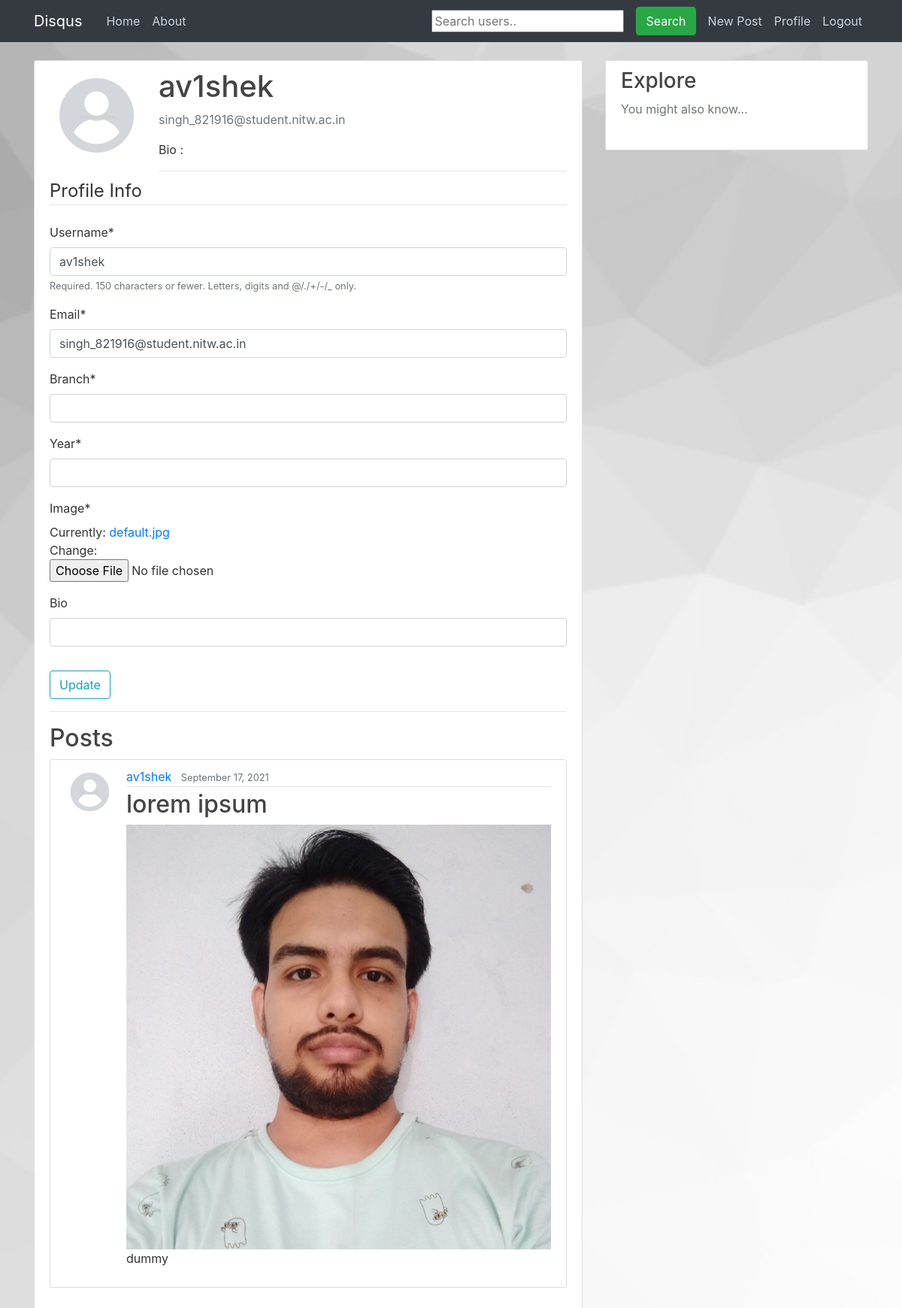
The page /profile/av1shek (signed in) on the database its author committed.
### accounts/models.py (models this page shows, shortened)
class Profile(models.Model):
	user = models.OneToOneField(User, on_delete=models.CASCADE)
	image = models.ImageField(default='default.jpg', upload_to='profile_pics')
	bio = models.CharField(max_length=255, blank=True)
	qs_cnt = models.IntegerField(default=0)
	ans_cnt = models.IntegerField(default=0)

### feed/models.py (models this page shows, shortened)
class Post(models.Model):
	title = models.CharField(max_length=100)
	content = models.TextField()
	date_posted = models.DateTimeField(default=timezone.now)
	author = models.ForeignKey(User, on_delete=models.CASCADE)
	image = models.ImageField(upload_to='uploads', blank=True)
	upvote = models.ManyToManyField(User, related_name='upvote')
	downvote = models.ManyToManyField(User, related_name='downvote')
	anonymous = models.BooleanField(default = False)

### accounts/views.py (the view)
# urls.py: path('profile/<str:username>', views.profile, name='profile'),
@login_required
def profile(request, username):
	if(request.method == 'POST'):
		u_form = UserUpdateForm(request.POST, instance=request.user)
		p_form = ProfileUpdateForm(request.POST, request.FILES, instance=request.user.profile)
		if u_form.is_valid() and p_form.is_valid():
			u_form.save()
			p_form.save()
			messages.success(request, f'Your account has been updated!')
			return redirect('profile', request.user.username)
	else:
		u_form = UserUpdateForm(instance=request.user)
		p_form = ProfileUpdateForm(instance=request.user.profile)
	user = request.user
	profileuser = User.objects.get(username=username)
	p = profileuser.profile
	u = p.user
	user_posts = Post.objects.filter(author=profileuser).order_by('-date_posted')
	context = {
		'u' : u,
		'u_form': u_form,
		'p_form': p_form,
		'user_posts' : user_posts,
		'user' : user,
		'profileuser' : profileuser,
	}
	return render(request, 'accounts/profile.html', context)

### accounts/forms.py
class UserUpdateForm(forms.ModelForm):
	email = forms.EmailField()
	branch = forms.CharField()
	year = forms.IntegerField()
	class Meta:
		model = User
		fields = ['username', 'email', 'branch', 'year']

class ProfileUpdateForm(forms.ModelForm):
	class Meta:
		model = Profile
		fields = ['image', 'bio']

### accounts/templates/accounts/profile.html (shortened to what this page needs)
{% extends "feed/base.html" %}
{% load crispy_forms_tags %}
{% block content %}
    <div class="content-section">
	  <div class="media">
	    <img class="rounded-circle account-img" src="{{ profileuser.profile.image.url }}">
	    <div class="media-body">
	      <h2 class="account-heading">{{ profileuser.username }}</h2>
	      <p class="text-secondary">{{ profileuser.email }}</p>
        <p class="text-start">Bio : {{ profileuser.profile.bio }}</p>
          <hr class="my-2" />
	    </div>
	  </div>
        {% ifequal user profileuser %}
	    <form method="POST" enctype="multipart/form-data">
            <fieldset class="form-group">
                <legend class="border-bottom mb-4">Profile Info</legend>
                {{ u_form|crispy }}
                {{ p_form|crispy }}
            </fieldset>
            <div class="form-group">
                <button class="btn btn-outline-info" type="submit">Update</button>
            </div>
        </form>
        {% endifequal %}
        <hr>
        <h2 align="justify">Posts</h2>
        {% if user_posts %}
            {% for post in user_posts %}
            <article class="media content-section">
              <img class="rounded-circle article-img" src="{{ post.author.profile.image.url }}">
              <div class="media-body">
                <div class="article-metadata">
                  <a class="mr-2" href="{% url 'profile' post.author.id %}">{{ post.author }}</a>
                  <small class="text-muted">{{ post.date_posted|date:"F d, Y" }}</small>
                </div>
                <h2><a class="article-title" href="{% url 'post-detail' post.id %}">{{ post.title }}</a></h2>
            {% if post.image %}
              <img style="width:100%; height:auto;" src="{{ post.image.url }}">
            {% endif %}
                <p class="article-content">{{ post.content }}</p>
              </div>
            </article>
            {% endfor %}
        {% endif %}
	</div>
{% endblock content %}

### feed/static/feed/main.css (style rules this page uses)
body { background: #fafafa; color: #333333; margin-top: 5rem; background: url("/static/blog/bg3.jpeg") no-repeat center fixed; background-size: cover; background-position: center; }
h1, h2, h3, h4, h5, h6 { color: #444444; }
.content-section { background: #ffffff; padding: 10px 20px; border: 1px solid #dddddd; border-radius: 3px; margin-bottom: 20px; }
.article-title { color: #444444; }
.article-content { white-space: pre-line; }
.article-img { height: 65px; width: 65px; margin-right: 16px; }
.article-metadata { padding-bottom: 1px; margin-bottom: 4px; border-bottom: 1px solid #e3e3e3 }
.account-img { height: 125px; width: 125px; margin-right: 20px; margin-bottom: 16px; }
.account-heading { font-size: 2.5rem; }

### rows shown on the page
Post: author.profile.image (placeholder picture), author "av1shek", date_posted "September 17, 2021", title "lorem ipsum", image (picture), content "dummy"

### other values the page prints
{{ profileuser.username }} "av1shek"
{{ profileuser.email }} "singh_821916@student.nitw.ac.in"
